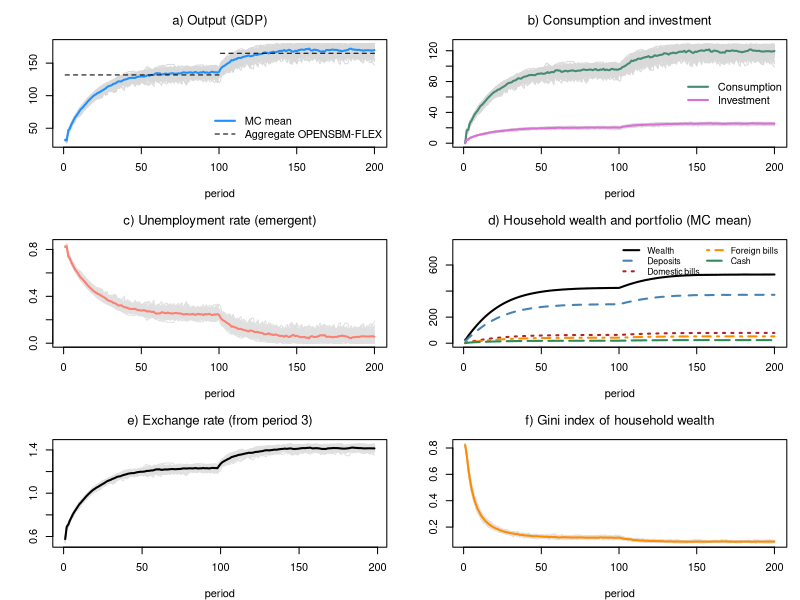

The R script that drew this image:
# *************************************************************************
#  Model ABM-OPENSBM (agent-based households, open economy, flexible exchange rate)
#  Model OPENSBM-FLEX with heterogeneous households and a job lottery
#  Sources: Godley & Lavoie, Monetary Economics, chapters 4, 7 and 12;
#           foreign-sector set-up as in the OPENSIMPLEST model;
#           agent-based set-up as in the Leeds lectures (ABM-PC, ABM-BMW)
#  Author: Marco Veronese Passarella
#  Last change: 16/11/2026
# *************************************************************************
#  Conventions: upper-case = MACRO total; lower-case = MICRO (one household)
# *************************************************************************
#  Story:
#    - each household decides how much it wants to spend (its OWN alpha1,
#      which falls when the interest rate rises);
#    - firms plan investment (aggregate accelerator, as in SBM);
#    - the economy needs 1/pr workers for each unit of planned demand;
#    - a random job lottery fills those jobs (some stay unfilled = friction);
#    - part of planned demand is met by imports (aggregate import function);
#    - goods are served first to foreign buyers (exports), then to the
#      government, then to firms (investment), then to households,
#      first-come-first-served;
#    - the wage bill left after interest and depreciation is split equally
#      among the employed; bank profits are split equally among households;
#    - households pay taxes and allocate wealth between cash (for
#      transactions), domestic bills, foreign bills and deposits (buffer);
#    - the exchange rate adjusts to the current account; the rest of the
#      world holds domestic bills as a residual.
#  One single random shuffle of households per period decides BOTH who gets a
#  job AND who reaches the shop first.
# *************************************************************************

# Clear environment
rm(list = ls(all = TRUE))

# Set model parameters ####
nPeriods    <- 200         # Periods
nHouseholds <- 180         # Number of households (workforce)
MC          <- 50          # Monte Carlo repetitions
s           <- 0.1         # Size of the hiring randomness (0 = no friction)
shockStart  <- 101         # Period at which government spending rises
alpha10m    <- 0.68        # Mean autonomous component of the propensity to consume out of income
alpha11     <- 4           # Sensitivity of the propensity to consume to the interest rate
alpha1d     <- 0.1         # Spread of alpha10 across households (0 = homogeneous)
alpha2      <- 0.1         # Propensity to consume out of wealth
lambda10    <- 0.15        # Portfolio: autonomous share of domestic bills
lambda11    <- 1           # Portfolio: sensitivity of domestic bills to domestic rate
lambda12    <- 1           # Portfolio: sensitivity of domestic bills to foreign rate
lambda20    <- 0.1         # Portfolio: autonomous share of foreign bills
lambda21    <- 1           # Portfolio: sensitivity of foreign bills to domestic rate (= lambda12)
lambda22    <- 1           # Portfolio: sensitivity of foreign bills to foreign rate
lambdac     <- 0.2         # Cash to (lagged) consumption ratio
theta       <- 0.2         # Average tax rate on income
delta       <- 0.1         # Depreciation rate
gamma       <- 0.1         # Speed of adjustment of capital to its target
kappa       <- 1.5         # Target capital-output ratio
pr          <- 1           # Labour productivity
rb          <- 0.02        # Interest rate on bills
rm          <- 0.02        # Interest rate on deposits
rl          <- 0.02        # Interest rate on loans
rw          <- 0.02        # Interest rate on foreign bills
yw          <- 200         # Foreign income
eps0        <- log(0.1)    # Export equation: constant
eps1        <- 0.8         # Export equation: elasticity to exchange rate
eps2        <- 1           # Export equation: elasticity to foreign income
mu0         <- log(0.2)    # Import equation: constant (m = 0.2*y when xr = 1)
mu1         <- 0.8         # Import equation: elasticity to exchange rate
phixr       <- 3           # Speed of exchange-rate adjustment to the current account
G           <- rep(20, nPeriods)   # Government spending (planned)
G[shockStart:nPeriods] <- 25       # Higher government spending
psi         <- 1                   # Fiscal rule: share of the extra interest bill offset by lower spending
rbar        <- 0.02                # Fiscal rule: reference interest rate

# Heterogeneous, time-invariant propensity to consume out of income ####
set.seed(123)
alpha10 <- runif(nHouseholds, alpha10m - alpha1d, alpha10m + alpha1d)

# Define macro variables (results) to be stored ####
store = list(Y    = matrix(0, nPeriods, MC),   # Output / income (GDP)
             C    = matrix(0, nPeriods, MC),   # Consumption
             I    = matrix(0, nPeriods, MC),   # Investment
             V    = matrix(0, nPeriods, MC),   # Household wealth
             H_h  = matrix(0, nPeriods, MC),   # Cash held by households
             B_h  = matrix(0, nPeriods, MC),   # Bills held by households
             M_h  = matrix(0, nPeriods, MC),   # Deposits held by households
             PSBR = matrix(0, nPeriods, MC),   # Public sector borrowing requirement
             X    = matrix(0, nPeriods, MC),   # Exports
             IM   = matrix(0, nPeriods, MC),   # Imports
             CA   = matrix(0, nPeriods, MC),   # Current account
             XR   = matrix(0, nPeriods, MC),   # Exchange rate
             BF_h = matrix(0, nPeriods, MC),   # Foreign bills held by households (domestic currency)
             UR   = matrix(0, nPeriods, MC),   # Unemployment rate
             GINI = matrix(0, nPeriods, MC))   # Gini index of household wealth

# Store micro values (for MC = 1)
vHist = matrix(0, nPeriods, nHouseholds)   # Wealth of each household

# Gini index (auxiliary function)
gini <- function(z) { z <- sort(pmax(z, 0)); n <- length(z)
  if (sum(z) == 0) return(0); sum((2 * (1:n) - n - 1) * z) / (n * sum(z)) }

# Record the worst gap between H_h and H_s
sfcGap = 0

# Start the MC loop ####
for (mc in 1:MC) {

  # Set randomness seed
  set.seed(mc)

  # Define and initialise the stocks (MICRO)
  v  = rep(0, nHouseholds)   # Micro: household wealth
  h  = rep(0, nHouseholds)   # Micro: cash
  b  = rep(0, nHouseholds)   # Micro: domestic bills
  bf = rep(0, nHouseholds)   # Micro: foreign bills (foreign currency)
  m  = rep(0, nHouseholds)   # Micro: deposits
  yd = rep(0, nHouseholds)   # Micro: disposable income (LAST period)
  c  = rep(0, nHouseholds)   # Micro: consumption (LAST period)

  # Define and initialise the stocks (MACRO)
  K = 0; L = 0; M_s = 0; B_b = 0; Ylag = 0     # Firms and banks
  B_s = 0; B_cb = 0; H_s = 0                   # Government and central bank
  xr = 1; NETFA = 0; B_w = 0                   # Rest of the World

  # Start time loop
  for (i in 1:nPeriods) {

    ## TICK 1: firms plan investment, households plan consumption ####
    DA  = delta * K                                     # Macro: depreciation
    Ipl = max(0, gamma * (kappa * Ylag - K) + DA)       # Macro: planned investment
    alpha1 = alpha10 - alpha11 * rb                     # Micro: propensity to consume (falls with the interest rate)
    cd  = pmax(0, pmin(alpha1 * yd + alpha2 * v, v + yd))  # Micro: planned consumption (never negative)
    X   = exp(eps0 + eps1 * log(xr) + eps2 * log(yw))  # Macro: exports (lagged exchange rate)
    Gpl = G[i] - psi * (rb - rbar) * B_s                # Macro: fiscal rule (B_s is still last period's stock here)
    AD  = X + Gpl + Ipl + sum(cd)                       # Macro: planned demand
    mm  = exp(mu0 - mu1 * log(xr))                      # Macro: import propensity (lagged exchange rate)
    IM  = AD * mm / (1 + mm)                            # Macro: imports (= mm * domestic output when no friction)
    N_d = (AD - IM) / pr                                # Macro: labour needed

    ## TICK 2: job lottery ####
    N = min(floor(N_d * runif(1, 1 - s, 1 + s)), floor(N_d), nHouseholds)
    Ypot = N * pr + IM                                  # Macro: goods available (domestic + imported)

    ## TICK 3: households are re-shuffled ####
    order = sample(nHouseholds)                         # Queue for both jobs and goods

    ## TICK 4: goods are served: exports, government, firms, then households ####
    Xs  = min(X, Ypot)                                  # Macro: exports served
    Gs  = min(Gpl, Ypot - Xs)                           # Macro: government purchases served
    Is  = min(Ipl, Ypot - Xs - Gs)                      # Macro: investment served
    YC  = Ypot - Xs - Gs - Is                           # Macro: goods left for households
    cdq = cd[order]                                     # Micro: planned demand in queue order
    cda = cumsum(cdq) - cdq                             # Micro: goods claimed by those ahead
    cds = pmin(cdq, pmax(0, YC - cda))                  # Micro: actually served
    c   = rep(0, nHouseholds); c[order] = cds           # Micro: actual consumption
    Y   = Xs + Gs + Is + sum(c) - IM                    # Macro: output (GDP) = domestic goods actually sold

    ## TICK 5: firms and banks ####
    Llag = L; M_slag = M_s; B_blag = B_b
    WB  = Y - rl * Llag - DA                            # Macro: wage bill = residual
    K   = K + Is - DA                                   # Macro: capital accumulation
    L   = L + Is - DA                                   # Macro: loans fund net investment  
    M_s = M_s + (L - Llag)                              # Macro: loans create deposits
    FB  = rl * Llag + rb * B_blag - rm * sum(m)         # Macro: bank profits (m still lagged here)

    ## TICK 6: incomes, taxes, wealth ####
    wage = rep(0, nHouseholds)
    if (N >= 1) wage[order[1:N]] = WB / N               # Micro: wage of the employed
    xrlag  = xr
    intinc = rb * b + rm * m + rw * bf * xr             # Micro: interest on last period's assets (xr not yet updated)
    income = wage + FB / nHouseholds + intinc           # Micro: total income
    tax    = theta * income                             # Micro: taxes
    yd     = income - tax                               # Micro: disposable income (also used NEXT period)
    v      = v + yd - c                                 # Micro: wealth accumulation (before capital gains)

    ## TICK 7: rest of the world: current account, exchange rate, capital gains ####
    CA  = Xs - IM + rw * sum(bf) * xrlag - rb * B_w     # Macro: current account (B_w still lagged)
    xr  = xrlag * exp(-phixr * CA / max(Y, 1))          # Macro: flexible exchange rate
    cg  = (xr - xrlag) * bf                             # Micro: capital gains on foreign bills
    v   = v + cg                                        # Micro: wealth incl. capital gains
    
    ## TICK 8: portfolio choice ####
    h  = pmax(0, pmin(lambdac * c, v))                  # Micro: cash for transactions
    b  = pmax(0, pmin(v * (lambda10 + lambda11 * rb - lambda12 * rw), v - h))  # Micro: domestic bills
    bf = pmax(0, pmin(v * (lambda20 - lambda21 * rb + lambda22 * rw), v - h - b)) / xr  # Micro: foreign bills
    m  = v - h - b - bf * xr                            # Micro: deposits = buffer stock (< 0 = overdraft)

    ## TICK 9: banks, government, central bank and rest of the world ####
    NETFA = NETFA + CA + sum(cg)                        # Macro: net foreign assets
    B_w   = sum(bf) * xr - NETFA                        # Macro: domestic bills held by RoW
    B_cblag = B_cb
    B_b  = sum(m) - M_s                                 # Macro: bills held by banks
    F_cb = rb * B_cb                                    # Macro: central bank profits (on last period's bills)
    PSBR = Gs + rb * B_s - sum(tax) - F_cb              # Macro: public sector borrowing requirement
    B_s  = B_s + PSBR                                   # Macro: supply of bills
    B_cb = B_s - sum(b) - B_b - B_w                     # Macro: central bank residual
    H_s  = H_s + (B_cb - B_cblag)                       # Macro: supply of cash
    sfcGap = max(sfcGap, abs(sum(h) - H_s))             # Hidden equation: H_h = H_s
    Ylag = Y

    # Store micro values (for MC = 1)
    if (mc == 1) vHist[i, ] = v

    # Store macro values
    store$Y[i, mc] = Y;          store$C[i, mc] = sum(c);   store$I[i, mc] = Is
    store$V[i, mc] = sum(v);     store$H_h[i, mc] = sum(h); store$B_h[i, mc] = sum(b)
    store$M_h[i, mc] = sum(m);   store$PSBR[i, mc] = PSBR
    store$X[i, mc] = Xs;         store$IM[i, mc] = IM;      store$CA[i, mc] = CA
    store$XR[i, mc] = xr;        store$BF_h[i, mc] = sum(bf) * xr
    store$UR[i, mc] = (nHouseholds - N) / nHouseholds
    store$GINI[i, mc] = gini(v)
  }
}

# Display the results ####
meanY <- rowMeans(store$Y); late1 <- 81:100; late2 <- 181:200
cat(" ******************************")
cat("\n Households =", nHouseholds, "| MC runs =", MC, "| s =", s)
cat("\n Max |H_h - H_s| =", sfcGap)
cat("\n ******************************")
cat("\n Mean values, periods 81-100 | 181-200: \n Y =", round(mean(meanY[late1]), 2), "|",
    round(mean(meanY[late2]), 2),
    "\n UR =", round(mean(rowMeans(store$UR)[late1]), 3), "|", round(mean(rowMeans(store$UR)[late2]), 3),
    "\n V =", round(mean(rowMeans(store$V)[late1]), 2), "|", round(mean(rowMeans(store$V)[late2]), 2),
    "\n Gini (wealth) =", round(mean(rowMeans(store$GINI)[late1]), 3), "|",
    round(mean(rowMeans(store$GINI)[late2]), 3),
    "\n xr =", round(mean(rowMeans(store$XR)[late1]), 3), "|", round(mean(rowMeans(store$XR)[late2]), 3),
    "\n (aggregate OPENSBM-FLEX: Y = 131.86 | 165.12; xr = 1.189 | 1.369)")
cat("\n ******************************")

# Plot the results (grey = runs, bold = MC mean) ####
op = par(mfrow = c(3, 2), mar = c(4, 4, 3, 1))

# a) Output
matplot(store$Y, type = "l", lty = 1, col = "grey85", font.main = 1,
        main = "a) Output (GDP)", xlab = "period", ylab = "")
lines(rowMeans(store$Y), lwd = 2, col = "dodgerblue")
segments(1, 131.86, shockStart - 1, 131.86, lty = 2); segments(shockStart, 165.12, nPeriods, 165.12, lty = 2)
legend("bottomright", c("MC mean", "Aggregate OPENSBM-FLEX"), col = c("dodgerblue", "black"),
       lwd = c(2, 1), lty = c(1, 2), bty = "n")

# b) Consumption and investment
matplot(store$C, type = "l", lty = 1, col = "grey85", font.main = 1,
        main = "b) Consumption and investment", xlab = "period", ylab = "",
        ylim = range(0, store$C))
matlines(store$I, lty = 1, col = "grey85")
lines(rowMeans(store$C), lwd = 2, col = "aquamarine4")
lines(rowMeans(store$I), lwd = 2, col = "orchid")
legend("right", c("Consumption", "Investment"), col = c("aquamarine4", "orchid"), lwd = 2, bty = "n")

# c) Unemployment rate (emergent)
matplot(store$UR, type = "l", lty = 1, col = "grey88", font.main = 1,
        main = "c) Unemployment rate (emergent)", xlab = "period", ylab = "")
lines(rowMeans(store$UR), lwd = 2, col = "salmon")

# d) Household portfolio (MC mean)
plot(rowMeans(store$V), type = "l", lwd = 2, col = "black", font.main = 1,
     main = "d) Household wealth and portfolio (MC mean)", xlab = "period", ylab = "",
     ylim = range(0, 1.45 * rowMeans(store$V)))
lines(rowMeans(store$M_h), lwd = 2, col = "steelblue", lty = 2)
lines(rowMeans(store$B_h), lwd = 2, col = "firebrick", lty = 3)
lines(rowMeans(store$BF_h), lwd = 2, col = "darkorange", lty = 4)
lines(rowMeans(store$H_h), lwd = 2, col = "seagreen", lty = 5)
legend("topright", c("Wealth", "Deposits", "Domestic bills", "Foreign bills", "Cash"),
       col = c("black", "steelblue", "firebrick", "darkorange", "seagreen"), lwd = 2, lty = 1:5,
       bty = "n", cex = 0.8, ncol = 2)

# e) Exchange rate
matplot(store$XR[3:nPeriods, ], type = "l", lty = 1, col = "grey88", font.main = 1,
        main = "e) Exchange rate (from period 3)", xlab = "period", ylab = "")
lines(rowMeans(store$XR[3:nPeriods, ]), lwd = 2, col = "black")

# f) Gini index of household wealth
matplot(store$GINI, type = "l", lty = 1, col = "grey88", font.main = 1,
        main = "f) Gini index of household wealth", xlab = "period", ylab = "")
lines(rowMeans(store$GINI), lwd = 2, col = "darkorange")

par(op)
